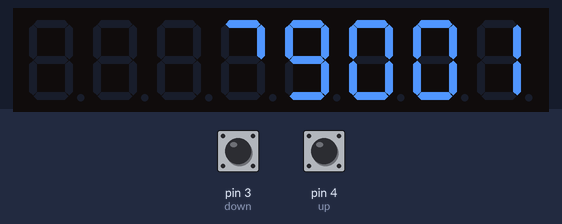
The sketch below on a simulated Arduino Uno, built with avr-gcc and run on an emulated ATmega328P. On the bench: 8-digit seven-segment display. The test bench sets the inputs (shaded band); at power-on: pin 3 (down) HIGH, pin 4 (up) HIGH.

Above: at 1.6 s.
1.7 s: pin 3 (down) pulled LOW for 3.2 s
At 5.9 s:
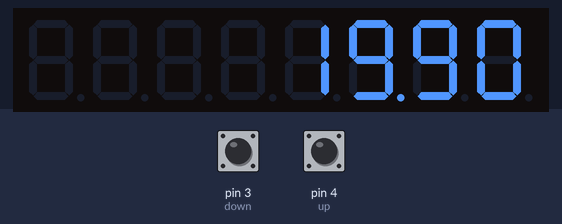
6.4 s: pin 4 (up) pulled LOW for 1 s
At 8.0 s:
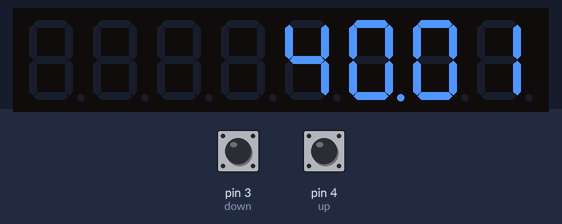
8.9 s: pin 4 (up) pulled LOW for 0.15 s
At 10.1 s:
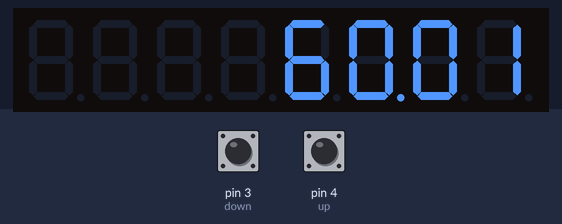
10.5 s: pin 3 (down) pulled LOW for 3.2 s
At 14.6 s:
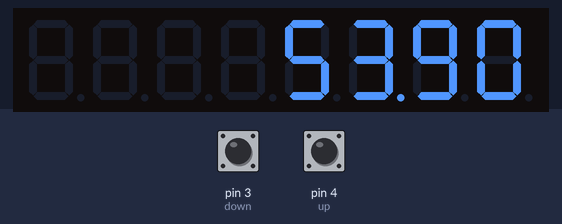
Timing chart, 0 to 16.1 s (numbered marks = the images above; inputs shaded):
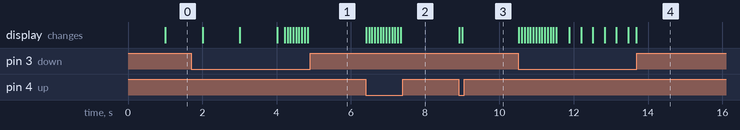

The sketch:

Bomb.ino
```cpp
//Countdown Variables --
unsigned long Watch, _micro, time = micros();
unsigned int Clock = 0, R_clock;
boolean Reset = false, Stop = false, Paused = false;
volatile boolean timeFlag = false;
//--

//My Code --
#include <LedControl.h>
LedControl lc=LedControl(2,0,1,1);

int debounce=50;
unsigned long duration = 1000000; // 1 second
int digit1;
int digit2;
int digit3;
int digit4;
int inputState=0;
int lastState1=0;
int lastState2=0;
int lastState3=0;
unsigned long input1=0;
unsigned long input2=0;
unsigned long input3=0;
int down=3;
int up=4;
int t1=0;
int t2=0;
int t3=0;
int t4=0;
int d1=0;
int d2=0;
int d3=0;
int d4=0;
int timer=610;


void setup()
{


  lc.shutdown(0,false);
  lc.setIntensity(0,8);
  lc.clearDisplay(0);

  SetTimer(timer);
  StartTimer();

  pinMode(down, INPUT_PULLUP);
  pinMode(up, INPUT_PULLUP);


}


void loop()
{
  if(inputState==0) {
  CountDownTimer();
  output();
  }
  input();
  delay(25);
}


void output()
{if (TimeHasChanged()){

  //parse digits --
  //digit 1
  if (ShowMinutes()<10) {

    lc.setChar(0,0,' ',false);
  } else {
    digit1 = (ShowMinutes() - (ShowMinutes() % 10)) / 10;
    lc.setDigit(0,0,digit1,false);
  }

  //digit 2
  if (ShowMinutes()!=0) {
    digit2 = ShowMinutes() % 10;
  } else {
    digit2 = 0;
  }

  //digit 3
  if (ShowSeconds()<10) {
    digit3 = 0;
  } else {
    digit3 = (ShowSeconds() - (ShowSeconds() % 10)) / 10;
  }

  //digit 4
  if (ShowSeconds()!=0) {
    digit4 = ShowSeconds() % 10;
  } else {
    digit4 = 0;
  }
  //-- parse digits


  //display --
    //digit one has been move up in order
    //to remove 0 (eg. 01:23 becomes 1:23)
    lc.setDigit(0,1,digit2,false);
    lc.setDigit(0,2,digit3,false);
    lc.setDigit(0,3,digit4,false);
    lc.setRow(0,4,B01100000);
  //-- dislay


}}


void input()
{
  //waiting for a button to be held
  if(inputState==0) {


    //if up button is pressed
    if(digitalRead(up)==LOW) {

      //if this isn't the first time the button was pressed and it has been for 1s
      if(input1+2500<millis()&&lastState1==1) {
        //display screen for inputState1
        inputState=1;
        display1();
      }

      //if this is the first time the button is pressed, then restart the hold counter
      if (lastState1==0) {
        input1=millis();
        //update state
        lastState1=1;
      }
    } else {
      lastState1=0;
    }

    //if down button is pressed
    if(digitalRead(down)==LOW) {

      //if this isn't the first time the button was pressed and it has been for 1s
      if(input2+2500<millis()&&lastState2==1) {
        //display screen for inputState1
        inputState=2;
        display2();
      }

      //if this is the first time the button is pressed, then restart the hold counter
      if (lastState2==0) {
        input2=millis();
        //update state
        lastState2=1;
      }
    } else {
      lastState2=0;
    }

  }


  if(inputState==1) {
    if(digitalRead(up)==LOW && digitalRead(down)==LOW) {
      lc.setRow(0,4,B01100000);
      delay(1000);
      SetTimer(timer);
      StartTimer();
      inputState=0;
    }
    if(digitalRead(up)==LOW && digitalRead(down)!=LOW) {
      timer++;
      display1();
      delay(debounce);
    }
    if(digitalRead(up)!=LOW && digitalRead(down)==LOW) {
      timer--;
      display1();
      delay(debounce);
    }
        //if any button is pressed
    if(digitalRead(up)==LOW||digitalRead(down)==LOW) {

      //if this isn't the first time the button was pressed and it has been for 1s
      if(input3+1000<millis()&&lastState3==1) {
        //display screen for inputState1
        debounce=10;
      }

      //if this is the first time the button is pressed, then restart the hold counter
      if (lastState3==0) {
        input3=millis();
        //update state
        lastState3=1;
      }
    } else {
      lastState3=0;
      debounce=50;
    }


  }


  if(inputState==2) {
    if(digitalRead(up)==LOW && digitalRead(down)==LOW) {
      lc.setRow(0,4,B01100000);
      delay(1000);
      SetTimer(timer);
      StartTimer();
      inputState=0;
    }
    if(digitalRead(up)==LOW && digitalRead(down)!=LOW) {
      duration=duration+1000;
      display2();
      delay(debounce);
    }
    if(digitalRead(up)!=LOW && digitalRead(down)==LOW) {
      duration=duration-1000;
      display2();
      delay(debounce);
    }
        //if any button is pressed
    if(digitalRead(up)==LOW||digitalRead(down)==LOW) {

      //if this isn't the first time the button was pressed and it has been for 1s
      if(input3+1000<millis()&&lastState3==1) {
        //display screen for inputState1
        debounce=10;
      }

      //if this is the first time the button is pressed, then restart the hold counter
      if (lastState3==0) {
        input3=millis();
        //update state
        lastState3=1;
      }
    } else {
      lastState3=0;
      debounce=50;
    }
  }


}


void display1 () {
  //parse the timer int
  t1=(timer-(timer%1000))/1000;
  t2=((timer-(timer%100))/100)%10;
  t3=((timer-(timer%10))/10)%10;
  t4=timer%10;

  //display it
  lc.setDigit(0,0,t1,false);
  lc.setDigit(0,1,t2,false);
  lc.setDigit(0,2,t3,false);
  lc.setDigit(0,3,t4,false);
  lc.setRow(0,4,B00000000);
}

void display2 () {
  d1=(duration-(duration%1000000))/1000000;
  d2=((duration-(duration%100000))/100000)%10;
  d3=((duration-(duration%10000))/10000)%10;
  d4=((duration-(duration%1000))/1000)%10;

  //display it
  lc.setDigit(0,0,d1,false);
  lc.setDigit(0,1,d2,false);
  lc.setDigit(0,2,d3,true);
  lc.setDigit(0,3,d4,false);
  lc.setRow(0,4,B00000000);
}


//Library for Countdown --
boolean CountDownTimer()
{

  timeFlag = false;

  if (!Stop && !Paused) // if not Stopped or Paused, run timer
  {
    // check the time difference and see if 1 second has elapsed
    if ((_micro = micros()) - time > duration )
    {
      Clock--;
      timeFlag = true;

      if (Clock == 0) // check to see if the clock is 0
        Stop = true; // If so, stop the timer

      // check to see if micros() has rolled over, if not,
      // then increment "time" by duration
      _micro < time ? time = _micro : time += duration;
    }
  }
  return !Stop; // return the state of the timer
}

void ResetTimer()
{
  SetTimer(R_clock);
  Stop = false;
}

void StartTimer()
{
  Watch = micros(); // get the initial microseconds at the start of the timer
  Stop = false;
  Paused = false;
}

void StopTimer()
{
  Stop = true;
}

void StopTimerAt(unsigned int hours, unsigned int minutes, unsigned int seconds)
{
  if (TimeCheck(hours, minutes, seconds) )
    Stop = true;
}

void PauseTimer()
{
  Paused = true;
}

void ResumeTimer() // You can resume the timer if you ever stop it.
{
  Paused = false;
}

void SetTimer(unsigned int hours, unsigned int minutes, unsigned int seconds)
{
  // This handles invalid time overflow ie 1(H), 0(M), 120(S) -> 1, 2, 0
  unsigned int _S = (seconds / 60), _M = (minutes / 60);
  if (_S) minutes += _S;
  if (_M) hours += _M;

  Clock = (hours * 3600) + (minutes * 60) + (seconds % 60);
  R_clock = Clock;
  Stop = false;
}

void SetTimer(unsigned int seconds)
{
  // StartTimer(seconds / 3600, (seconds / 3600) / 60, seconds % 60);
  Clock = seconds;
  R_clock = Clock;
  Stop = false;
}

int ShowHours()
{
  return Clock / 3600;
}

int ShowMinutes()
{
  return (Clock / 60) % 60;
}

int ShowSeconds()
{
  return Clock % 60;
}

unsigned long ShowMilliSeconds()
{
  return (_micro - Watch) / 1000.0;
}

unsigned long ShowMicroSeconds()
{
  return _micro - Watch;
}

boolean TimeHasChanged()
{
  return timeFlag;
}

// output true if timer equals requested time
boolean TimeCheck(unsigned int hours, unsigned int minutes, unsigned int seconds)
{
  return (hours == ShowHours() && minutes == ShowMinutes() && seconds == ShowSeconds());
}
//--
```

Measured:
- after the input at 1.7 s, the display: first differs from a run without the input after 2.5 s (image 1 shows a later state)
- after the input at 6.4 s, the display: first changes at once (image 2 shows a later state)
- after the input at 8.9 s, the display: first changes at once (image 3 shows a later state)
- after the input at 10.5 s, the display: first changes at once (image 4 shows a later state)
